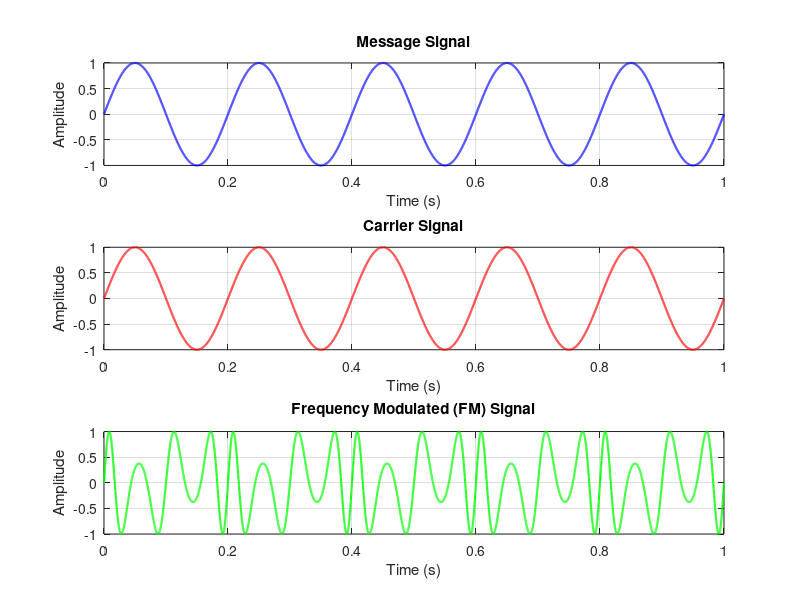

The MATLAB script that drew this image:
% Clear workspace and close all figures
clear all;
close all;

% Time vector
t = 0:0.0001:1;

% Input parameters
fm = input('Enter the message signal frequency (Hz): ');   % Frequency of the message signal
fc = input('Enter the carrier signal frequency (Hz): ');   % Frequency of the carrier signal
mi = input('Enter the modulation index: ');                % Modulation index for frequency modulation

% Generate the message signal
message_signal = sin(2 * pi * fm * t);

% Plot the message signal
subplot(3, 1, 1);
plot(t, message_signal, 'b', 'LineWidth', 1.5); % Blue line for better visibility
xlabel('Time (s)');
ylabel('Amplitude');
title('Message Signal');
grid on;

% Generate the carrier signal
carrier_signal = sin(2 * pi * fc * t);

% Plot the carrier signal
subplot(3, 1, 2);
plot(t, carrier_signal, 'r', 'LineWidth', 1.5); % Red line for better visibility
xlabel('Time (s)');
ylabel('Amplitude');
title('Carrier Signal');
grid on;

% Generate the frequency modulated (FM) signal
fm_signal = sin(2 * pi * fc * t + mi * sin(2 * pi * fm * t));

% Plot the FM signal
subplot(3, 1, 3);
plot(t, fm_signal, 'g', 'LineWidth', 1.5); % Green line for better visibility
xlabel('Time (s)');
ylabel('Amplitude');
title('Frequency Modulated (FM) Signal');
grid on;
